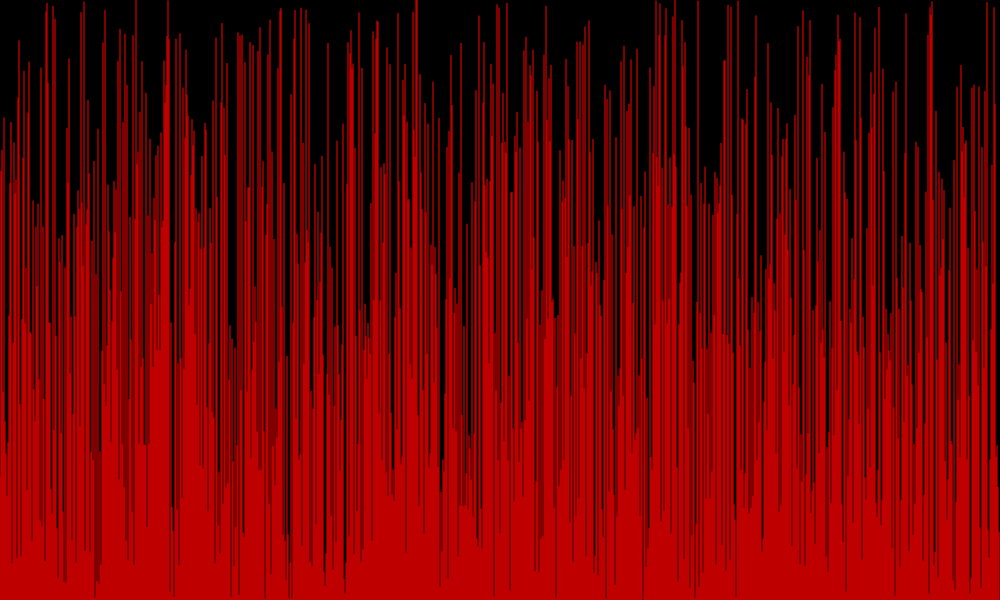
Frame 1 (no input)
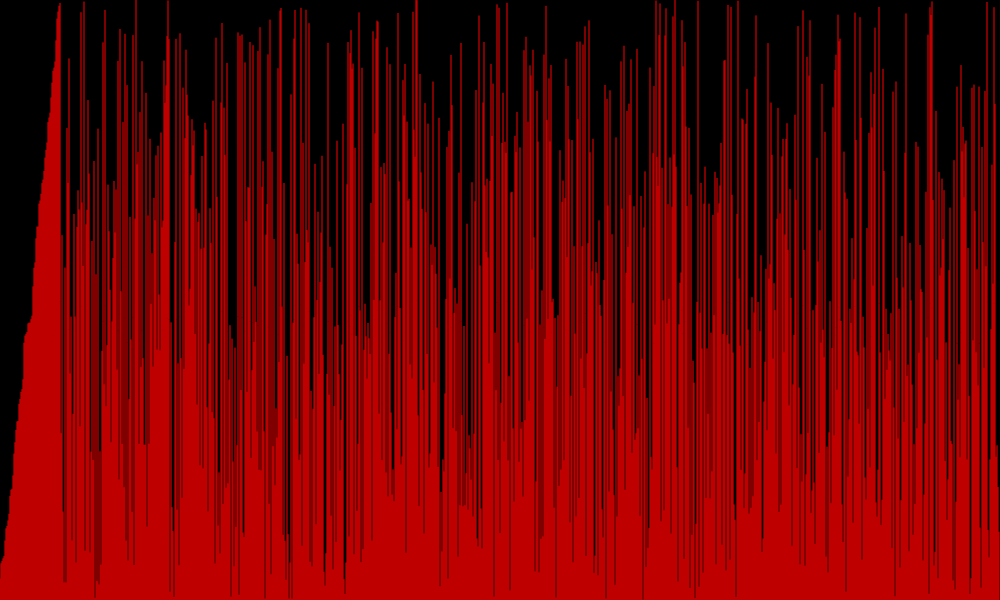
Frame 60 (no input)
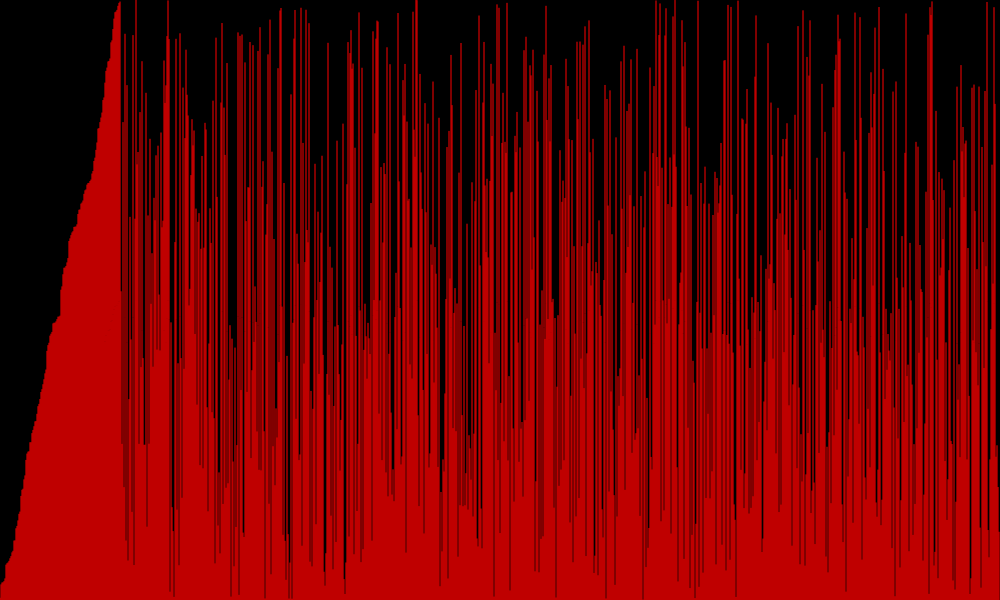
Frame 120 (the mouse pressed at the canvas centre since frame 60)

The p5.js sketch that drew these frames (run headless with seeded random() and noise() and a simulated clock; from frame 60 on, the mouse is pressed at the canvas centre):

// p5.js sketch
// ── sketch.js
let insertion = []
let x = 1
let y = 0

function setup() {
	createCanvas(1000, 600)
	for (let z = 0; z < width; z++) {
		insertion[z] = random(height)
	}
}

function draw() {
	background(0)

  if (x < insertion.length) {
		y = x
		while (y > 0 && insertion[y-1] > insertion[y]) {
			swap(insertion, y, y-1)
			y = y-1
		}		
  } else {
    console.log("finished")
    noLoop()
  }
	
	x++

  for (let i in insertion) {
    stroke(255, 0, 0)
		line(i, height, i, height - insertion[i])
		//point(i, height - values[i])
  }
}

function swap(arr, a, b) {
  let temp = arr[a]
  arr[a] = arr[b]
  arr[b] = temp
}
